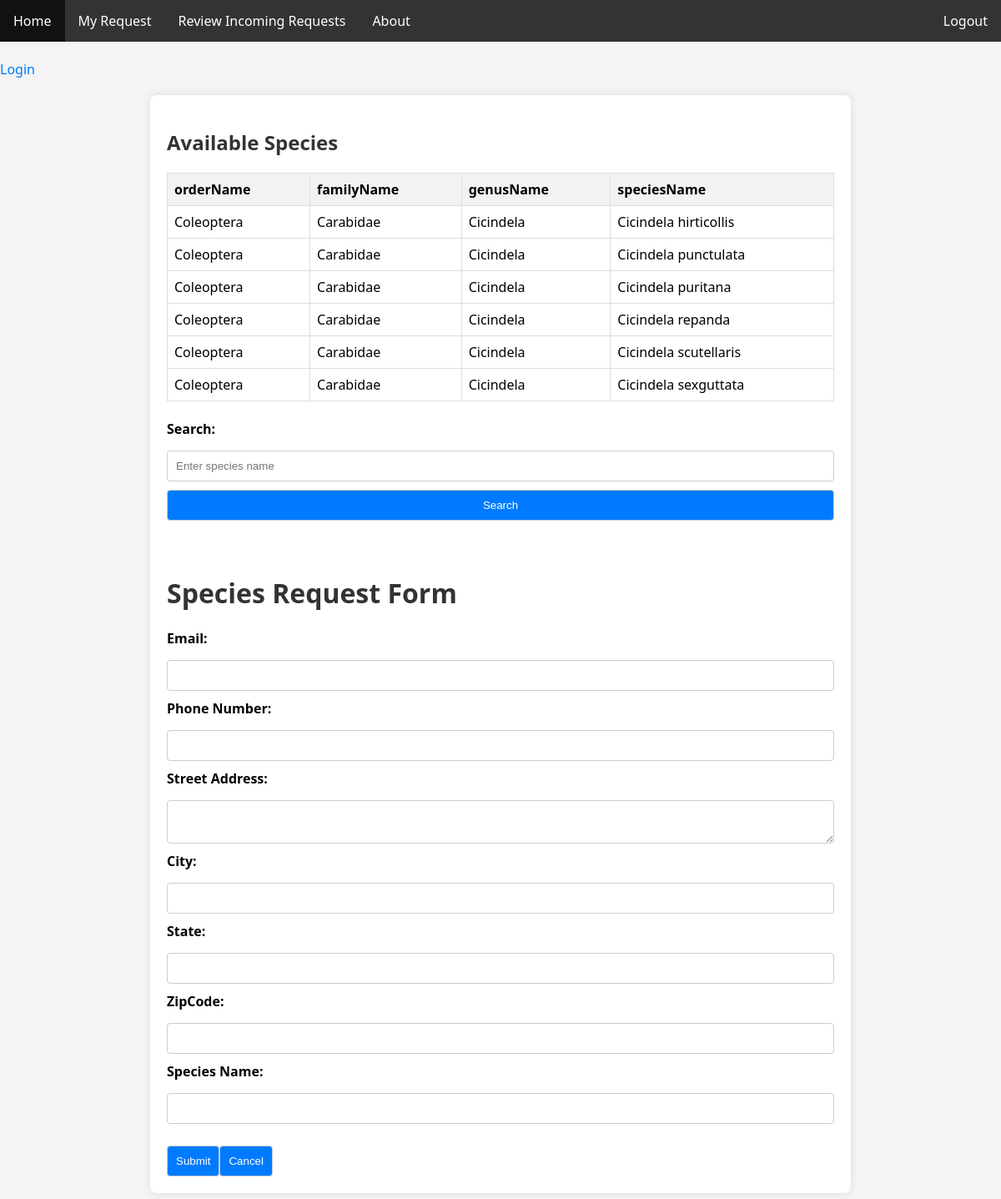
The page / on the database its author committed.
### tables this page shows
CREATE TABLE species (
    orderName    VARCHAR(64),
    familyName   VARCHAR(64),
    genusName    VARCHAR(64),
    speciesName  VARCHAR(64) PRIMARY KEY
);

### html/index.php (the view, shortened to what this page needs)
<?php
include 'navbar.php';
$config = parse_ini_file('/home/' . get_current_user() . '/mysqli.ini');
$conn = new mysqli(
    $config['mysqli.default_host'],
    $config['mysqli.default_user'],
    $config['mysqli.default_pw']);
$conn->select_db('bugs');
$query = "SELECT * FROM species";
$result = $conn->query($query);
$result_body = $result->fetch_all();
$fields = $result->fetch_fields();
?>
<!DOCTYPE html>
<html>
<head>
</head>
<body>
<?php
if (isset($_SESSION['user_email'])) {
    $user_email = $_SESSION['user_email'];
    $user_name = $_SESSION['user_name'];
    echo "Welcome, $user_name! (Email: $user_email)";
} else {
    echo "<a href='redirect.php' id='loginButton'>Login</a>";
}
?>
<div class="container">
<h2>Available Species</h2>
    <table>
        <thead>
            <tr>
                <?php foreach ($fields as $index => $field): ?>
                    <th data-index="<?= $index ?>"><?php echo $field->name; ?></th>
                <?php endforeach; ?>
            </tr>
        </thead>
        <tbody>
            <?php foreach ($result_body as $row): ?>
                <tr>
                    <?php foreach ($row as $cell): ?>
                        <td><?php echo $cell; ?></td>
                    <?php endforeach; ?>
                </tr>
            <?php endforeach; ?>
        </tbody>
    </table><br>
    <form action="" method="get">
        <label for="search">Search:</label>
        <input type="text" id="search" name="search" placeholder="Enter species name">
        <input type="submit" value="Search">
    </form>
    <br>
    <br>
    <h1>Species Request Form</h1>
        <form action="process_request.php" method="post">
        <label for="email">Email:</label>
        <input type="text" id="email" name="email" value="<?php echo htmlspecialchars($user_email); ?>" readonly>
        <label for="phone">Phone Number:</label>
        <input type="tel" id="phone" name="phone" required>
        <label for="street_address">Street Address:</label>
        <textarea id="street_address" name="street_address" required></textarea>
        <label for="city">City:</label>
        <input type="text" id="city" name="city" required>
        <label for="state">State:</label>
        <input type="text" id="state" name="state" required>
        <label for="zip">ZipCode:</label>
        <input type="text" id="zip" name="zip" required>
        <label for="species">Species Name:</label>
        <input type="text" id="species" name="species" required>
        <div style="display: flex; justify-content: space-between; margin-top: 16px;">
            <input type="submit" value="Submit">
            <a href="index.php"><button type="button">Cancel</button></a>
        </div>
    </form>
</div>
</body>
</html>

### html/navbar.php (shortened to what this page needs)
<!DOCTYPE html>
<html lang="en">
<head>
    <link rel="stylesheet" type="text/css" href="./style/navbar.style.css">
</head>
<body>
<ul class="navbar">
    <li><a href="index.php">Home</a></li>
    <li><a href="myrequest.php">My Request</a></li>
    <li><a href="reviewRequest.php">Review Incoming Requests</a></li>
    <li><a href="about.php">About</a></li>
    <li><a href="logout.php">Logout</a></li>
</ul>
<br>
</body>
</html>

### html/style/navbar.style.css (style rules this page uses)
.navbar { list-style-type: none; margin: 0; padding: 0; overflow: hidden; background-color: #333; }
.navbar li { float: left; }
.navbar li:last-child { float: right; }
.navbar li a { display: block; color: white; text-align: center; padding: 14px 16px; text-decoration: none; }

### html/index.php (style rules this page uses)
body { font-family: 'Segoe UI', Tahoma, Geneva, Verdana, sans-serif; margin: 0; padding: 0; background-color: #f4f4f4; }
.container { max-width: 800px; margin: 20px auto; padding: 20px; background-color: #fff; border-radius: 8px; box-shadow: 0 0 10px rgba(0, 0, 0, 0.1); }
h1, h2 { color: #333; }
form { display: flex; flex-wrap: wrap; gap: 10px; }
label { font-weight: bold; margin-bottom: 5px; }
input, textarea, button { padding: 10px; border: 1px solid #ccc; border-radius: 4px; width: 100%; }
input[type="submit"], button { background-color: #007bff; color: #fff; cursor: pointer; }
table { width: 100%; border-collapse: collapse; margin-top: 20px; }
th, td { border: 1px solid #ddd; padding: 8px; text-align: left; }
thead { background-color: #f2f2f2; }
a { text-decoration: none; color: #007bff; }

### rows shown on the page
species: orderName "Coleoptera", familyName "Carabidae", genusName "Cicindela", speciesName "Cicindela hirticollis"
species: orderName "Coleoptera", familyName "Carabidae", genusName "Cicindela", speciesName "Cicindela punctulata"
species: orderName "Coleoptera", familyName "Carabidae", genusName "Cicindela", speciesName "Cicindela puritana"
species: orderName "Coleoptera", familyName "Carabidae", genusName "Cicindela", speciesName "Cicindela repanda"
species: orderName "Coleoptera", familyName "Carabidae", genusName "Cicindela", speciesName "Cicindela scutellaris"
species: orderName "Coleoptera", familyName "Carabidae", genusName "Cicindela", speciesName "Cicindela sexguttata"

### other values the page prints
$field->name "orderName"
$field->name "familyName"
$field->name "genusName"
$field->name "speciesName"
